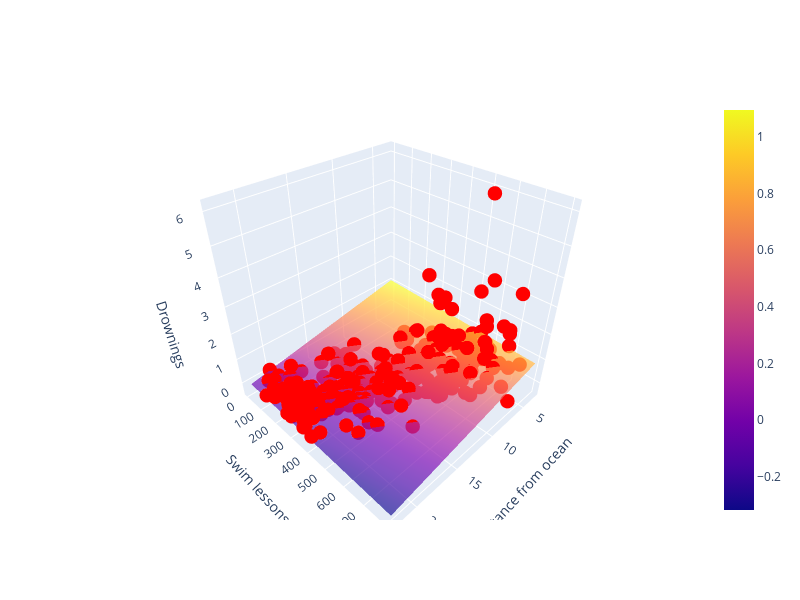

The code cell stored with this chart in its notebook:
### Markdown cell above
---
Let's visualize our model, which is now the 2-dimensional plane:

### Code cell
# Create a meshgrid for 3D plotting
x1 = np.transpose(distance_from_ocean)[0];
x2 = np.transpose(swim_lessons)[0];
y  = np.transpose(drownings)[0]; 
x1_range = np.linspace(x1.min(), x1.max(), 100)
x2_range = np.linspace(x2.min(), x2.max(), 100)
x1_mesh, x2_mesh = np.meshgrid(x1_range, x2_range)

# Predict the response for each point in the meshgrid
coefficients = regression_results_2_predictor.params
y_pred_mesh = coefficients[0] + coefficients[1] * x1_mesh + coefficients[2] * x2_mesh

# Create an interactive 3D plot using plotly
fig = go.Figure()

# Scatter plot for data points
fig.add_trace(go.Scatter3d(
    x=x1,
    y=x2,
    z=y,
    mode='markers',
    marker=dict(size=5, color='red') #,
#    name='Data Points'
))

# Surface plot for OLS regression surface
fig.add_trace(go.Surface(
    x=x1_mesh,
    y=x2_mesh,
    z=y_pred_mesh,
    #colorscale='blues',
    opacity=0.7,
    name='OLS Surface'
))

# Set layout
fig.update_layout(
    scene=dict(
        xaxis_title='Distance from ocean',
        yaxis_title='Swim lessons',
        zaxis_title='Drownings',
    )
)

fig.update_layout(width=800, height=600)

# Show the interactive plot
fig.show()

# Show the plot
plt.show()

### Figure 1 — Plotly figure (JSON) as saved in the notebook; plotly's stock layout.template omitted (floating-point values rounded to 4 significant figures; data arrays with more than 128 entries replaced by an {"elided": "..."} marker saying what was removed)
{"data": [{"marker": {"color": "red", "size": 5}, "mode": "markers", "type": "scatter3d", "x": {"elided": "299 float values"}, "y": {"elided": "299 float values"}, "z": {"elided": "299 float values"}}, {"name": "OLS Surface", "opacity": 0.7, "type": "surface", "x": {"elided": "100x100 float values"}, "y": {"elided": "100x100 float values"}, "z": {"elided": "100x100 float values"}}], "layout": {"height": 600, "scene": {"aspectmode": "auto", "aspectratio": {"x": 1, "y": 1, "z": 1}, "xaxis": {"title": {"text": "Distance from ocean"}, "type": "linear"}, "yaxis": {"title": {"text": "Swim lessons"}, "type": "linear"}, "zaxis": {"title": {"text": "Drownings"}, "type": "linear"}}, "width": 800}}
